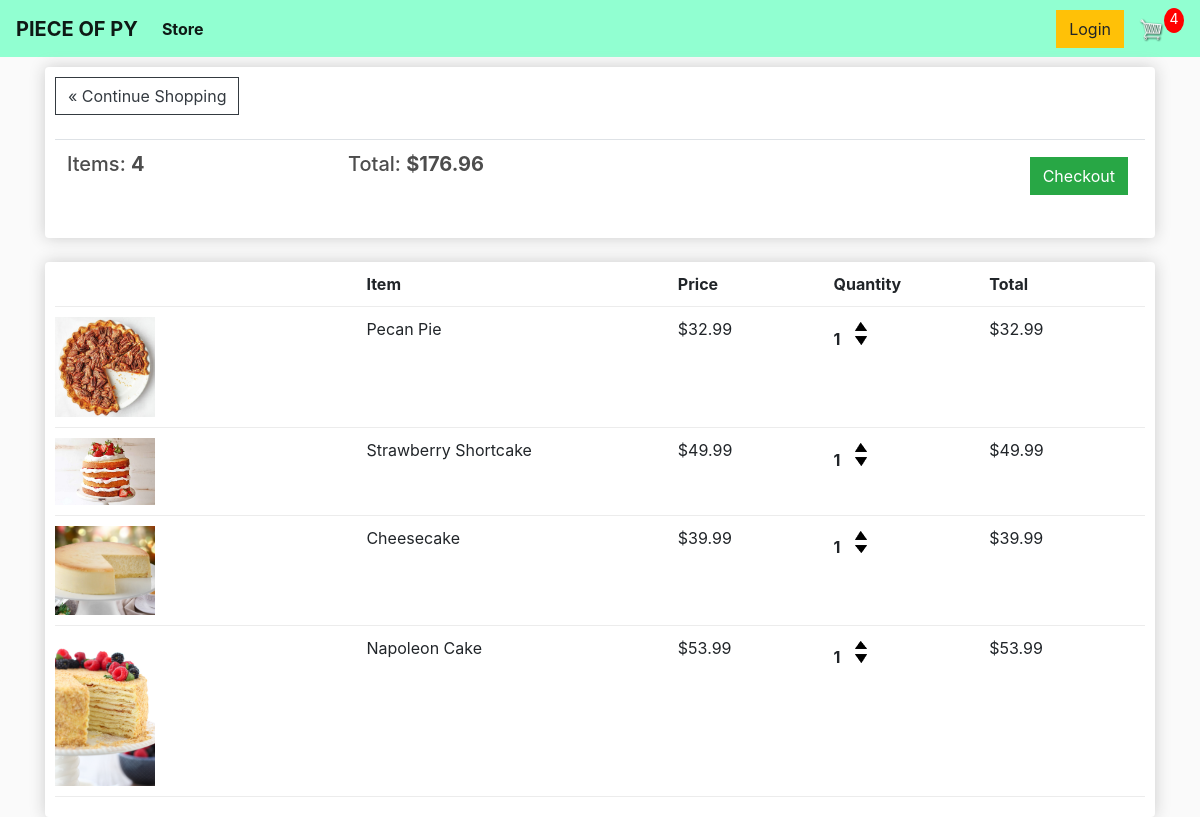
The app's page /cart/ (signed in) with its own data.
### store/models.py (models this page shows, shortened)
class Order(models.Model):
	customer = models.ForeignKey(Customer, on_delete=models.SET_NULL, null=True, blank=True)
	date_ordered = models.DateTimeField(auto_now_add=True)
	complete = models.BooleanField(default=False, null=True, blank=False)
	transaction_id = models.CharField(max_length=100, null=True)
	@property
	def get_cart_total(self):
		orderitems = self.orderitem_set.all()
		total = sum([item.get_total for item in orderitems])
		return total
	@property
	def get_cart_items(self):
		orderitems = self.orderitem_set.all()
		total = sum([item.quantity for item in orderitems])
		return total

class OrderItem(models.Model):
	product = models.ForeignKey(Product, on_delete=models.SET_NULL, blank=True, null=True)
	order = models.ForeignKey(Order, on_delete=models.SET_NULL, blank=True, null=True)
	quantity = models.IntegerField(default=0, null=True, blank=True)
	date_added = models.DateTimeField(auto_now_add=True)
	@property
	def get_total(self):
		total = self.product.price * self.quantity
		return total

class Product(models.Model):
  name = models.CharField(max_length=200, null=True)
  price = models.DecimalField(max_digits=10, decimal_places=2)
  digital = models.BooleanField(default=False, null=True, blank=True)
  image = models.ImageField(blank=True, null=True)
  @property
  def imageURL(self):
    try:
      url = self.image.url
    except:
      url = ''
    return url

### store/views.py (the view)
# urls.py: path('cart/', views.cart, name="cart"),
def cart(request):
	if request.user.is_authenticated:
		customer = request.user.customer
		order, created = Order.objects.get_or_create(customer=customer, complete=False)
		items = order.orderitem_set.all()
		cartItems = order.get_cart_items
	else:
		items = []
		order = {'get_cart_total':0, 'get_cart_items':0, 'shipping':False}
		cartItems = order['get_cart_items']
	context = {'items':items, 'order':order, 'cartItems':cartItems}
	return render(request, 'store/cart.html', context)

### store/templates/store/cart.html
{% extends 'store/main.html' %} {% load static %} {% block content %}
<div class="row">
  <div class="col-lg-12">
    <div class="box-element">
      <a class="btn btn-outline-dark" href="{% url 'store' %}"
        >&#171; Continue Shopping</a>
      <br />
      <br />
      <table class="table">
        <tr>
          <th>
            <h5>Items: <strong>{{order.get_cart_items}}</strong></h5>
          </th>
          <th>
            <h5>
              Total: <strong>${{order.get_cart_total|floatformat:2}}</strong>
            </h5>
          </th>
          <th>
            <a
              style="float: right; margin: 5px"
              class="btn btn-success"
              href="{% url 'checkout' %}">Checkout</a
            >
          </th>
        </tr>
      </table>
    </div>
    <br />
    <div class="box-element">
      <div class="cart-row">
        <div style="flex: 2"></div>
        <div style="flex: 2"><strong>Item</strong></div>
        <div style="flex: 1"><strong>Price</strong></div>
        <div style="flex: 1"><strong>Quantity</strong></div>
        <div style="flex: 1"><strong>Total</strong></div>
      </div>
      {% for item in items %}
      <div class="cart-row">
        <div style="flex: 2">
          <img class="row-image" src="{{item.product.imageURL}}" />
        </div>
        <div style="flex: 2"><p>{{item.product.name}}</p></div>
        <div style="flex: 1"><p>${{item.product.price|floatformat:2}}</p></div>
        <div style="flex: 1">
          <p class="quantity">{{item.quantity}}</p>
          <div class="quantity">
            <img
              data-product="{{item.product.id}}"
              data-action="add"
              class="chg-quantity update-cart"
              src="{% static  'images/arrow-up.png' %}"
            />
            <img
              data-product="{{item.product.id}}"
              data-action="remove"
              class="chg-quantity update-cart"
              src="{% static  'images/arrow-down.png' %}"
            />
          </div>
        </div>
        <div style="flex: 1"><p>${{item.get_total|floatformat:2}}</p></div>
      </div>
      {% endfor %}
    </div>
  </div>
</div>
{% endblock content %}

### static/css/main.css (style rules this page uses)
body { background-color: hsl(0, 0%, 98%); }
h1,h2,h3,h4,h5,h6 { color:hsl(0, 0%, 30%); }
.box-element { box-shadow:hsl(0, 0%, 80%) 0 0 16px; background-color: #fff; border-radius: 4px; padding: 10px; }
.col-lg-4, .col-lg-6, .col-lg-8, .col-lg-12 { margin-top: 10px; }
.btn { border-radius: 0; }
.row-image { width: 100px; }
.cart-row { display: flex; align-items: flex-stretch; padding-bottom: 10px; margin-bottom: 10px; border-bottom: 1px solid #ececec; }
.quantity { display: inline-block; font-weight: 700; padding-right:10px; }
.chg-quantity { width: 12px; cursor: pointer; display: block; margin-top: 5px; transition:.1s; }

### records on screen
Order: get_cart_items "4", get_cart_total "176.96"
OrderItem: product.imageURL (picture), product.name "Pecan Pie", product.price "32.99", quantity "1", get_total "32.99"
OrderItem: product.imageURL (picture), product.name "Strawberry Shortcake", product.price "49.99", quantity "1", get_total "49.99"
OrderItem: product.imageURL (picture), product.name "Cheesecake", product.price "39.99", quantity "1", get_total "39.99"
OrderItem: product.imageURL (picture), product.name "Napoleon Cake", product.price "53.99", quantity "1", get_total "53.99"

### other values on screen
{{ cartItems }} "4"
